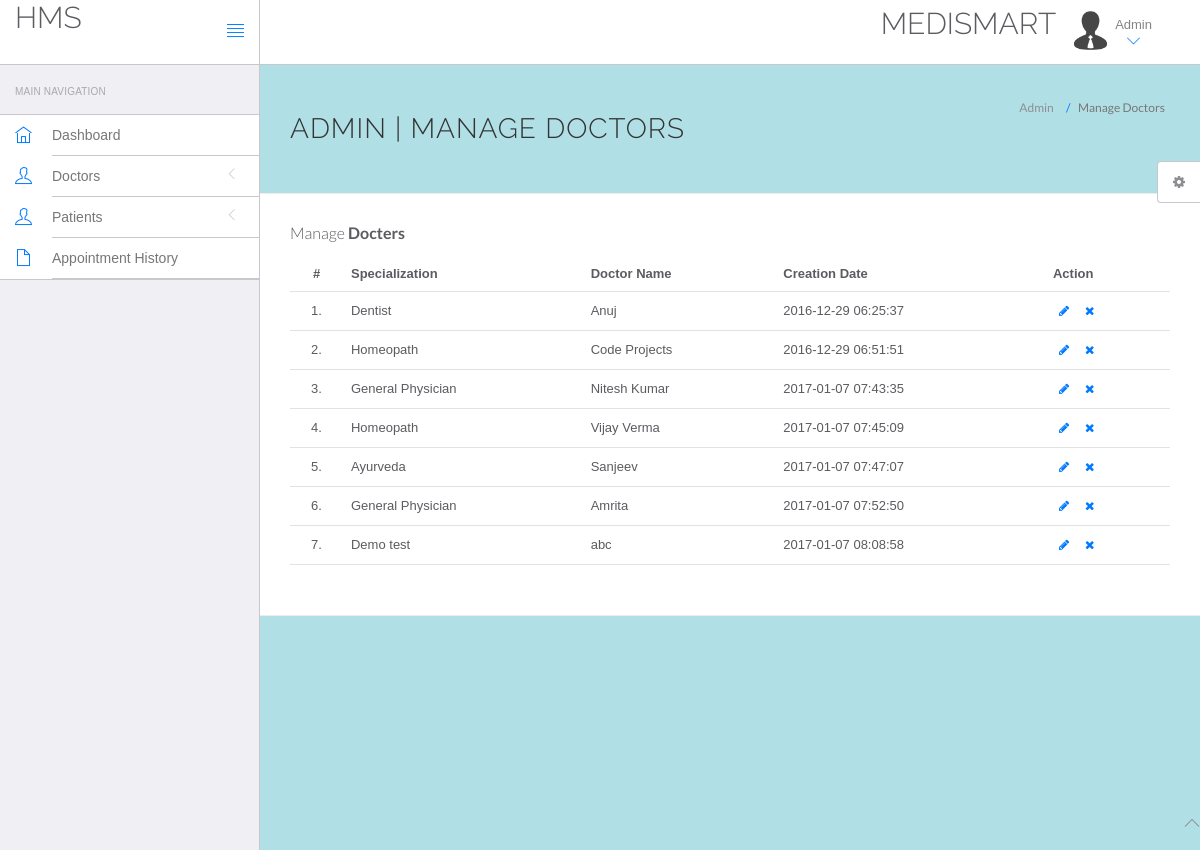
Screenshot of /hms/admin/manage-doctors.php (signed in) with the database file from the repository.
### tables this page shows
CREATE TABLE `doctors` (
  `id` int(11) NOT NULL,
  `specilization` varchar(255) NOT NULL,
  `doctorName` varchar(255) NOT NULL,
  `address` longtext NOT NULL,
  `docFees` varchar(255) NOT NULL,
  `contactno` bigint(11) NOT NULL,
  `docEmail` varchar(255) NOT NULL,
  `password` varchar(255) NOT NULL,
  `creationDate` timestamp NOT NULL DEFAULT CURRENT_TIMESTAMP,
  `updationDate` varchar(255) NOT NULL
);

### hms/admin/manage-doctors.php (the view, shortened to what this page needs)
<!DOCTYPE html>
<html lang="en">
	<head>
		<link rel="stylesheet" href="vendor/bootstrap/css/bootstrap.min.css">
		<link rel="stylesheet" href="vendor/fontawesome/css/font-awesome.min.css">
		<link rel="stylesheet" href="vendor/themify-icons/themify-icons.min.css">
		<link href="vendor/animate.css/animate.min.css" rel="stylesheet" media="screen">
		<link href="vendor/perfect-scrollbar/perfect-scrollbar.min.css" rel="stylesheet" media="screen">
		<link href="vendor/switchery/switchery.min.css" rel="stylesheet" media="screen">
		<link href="vendor/bootstrap-touchspin/jquery.bootstrap-touchspin.min.css" rel="stylesheet" media="screen">
		<link href="vendor/select2/select2.min.css" rel="stylesheet" media="screen">
		<link href="vendor/bootstrap-datepicker/bootstrap-datepicker3.standalone.min.css" rel="stylesheet" media="screen">
		<link href="vendor/bootstrap-timepicker/bootstrap-timepicker.min.css" rel="stylesheet" media="screen">
		<link rel="stylesheet" href="assets/css/styles.css">
		<link rel="stylesheet" href="assets/css/plugins.css">
		<link rel="stylesheet" href="assets/css/themes/theme-1.css" id="skin_color" />
	</head>
	<body>
		<div id="app">
<?php include('include/sidebar.php');?>
			<div class="app-content">
						<?php include('include/header.php');?>
				<div class="main-content" >
					<div class="wrap-content container" id="container">
						<section id="page-title">
							<div class="row">
								<div class="col-sm-8">
									<h1 class="mainTitle">Admin | Manage Doctors</h1>
																	</div>
								<ol class="breadcrumb">
									<li>
										<span>Admin</span>
									</li>
									<li class="active">
										<span>Manage Doctors</span>
									</li>
								</ol>
							</div>
						</section>
						<div class="container-fluid container-fullw bg-white"> <body style="background-color:powderblue;">
									<div class="row">
								<div class="col-md-12">
									<h5 class="over-title margin-bottom-15">Manage <span class="text-bold">Docters</span></h5>
									<table class="table table-hover" id="sample-table-1">
										<thead>
											<tr>
												<th class="center">#</th>
												<th>Specialization</th>
												<th class="hidden-xs">Doctor Name</th>
												<th>Creation Date </th>
												<th>Action</th>
											</tr>
										</thead>
										<tbody>
<?php
$sql=mysql_query("select * from doctors");
$cnt=1;
while($row=mysql_fetch_array($sql))
{
?>
											<tr>
												<td class="center"><?php echo $cnt;?>.</td>
												<td class="hidden-xs"><?php echo $row['specilization'];?></td>
												<td><?php echo $row['doctorName'];?></td>
												<td><?php echo $row['creationDate'];?>
												</td>
												<td >
												<div class="visible-md visible-lg hidden-sm hidden-xs">
							<a href="edit-doctor.php?id=<?php echo $row['id'];?>" class="btn btn-transparent btn-xs" tooltip-placement="top" tooltip="Edit"><i class="fa fa-pencil"></i></a>
	<a href="manage-doctors.php?id=<?php echo $row['id']?>&del=delete" onClick="return confirm('Are you sure you want to delete?')"class="btn btn-transparent btn-xs tooltips" tooltip-placement="top" tooltip="Remove"><i class="fa fa-times fa fa-white"></i></a>
												</div>
												</td>
											</tr>
											<?php
$cnt=$cnt+1;
											 }?>
										</tbody>
									</table>
								</div>
							</div>
								</div>
							</div>
						</div>
					</div>
				</div>
	<?php include('include/footer.php');?>
	<?php include('include/setting.php');?>
	</body>
</html>

### hms/admin/assets/css/themes/theme-1.css (style rules this page uses)
body { background: #FAFAFA; }

### rows the page displays
doctors: specilization "Dentist", doctorName "Anuj", creationDate "2016-12-29 06:25:37"
doctors: specilization "Homeopath", doctorName "Code Projects", creationDate "2016-12-29 06:51:51"
doctors: specilization "General Physician", doctorName "Nitesh Kumar", creationDate "2017-01-07 07:43:35"
doctors: specilization "Homeopath", doctorName "Vijay Verma", creationDate "2017-01-07 07:45:09"
doctors: specilization "Ayurveda", doctorName "Sanjeev", creationDate "2017-01-07 07:47:07"
doctors: specilization "General Physician", doctorName "Amrita", creationDate "2017-01-07 07:52:50"
doctors: specilization "Demo test", doctorName "abc", creationDate "2017-01-07 08:08:58"
